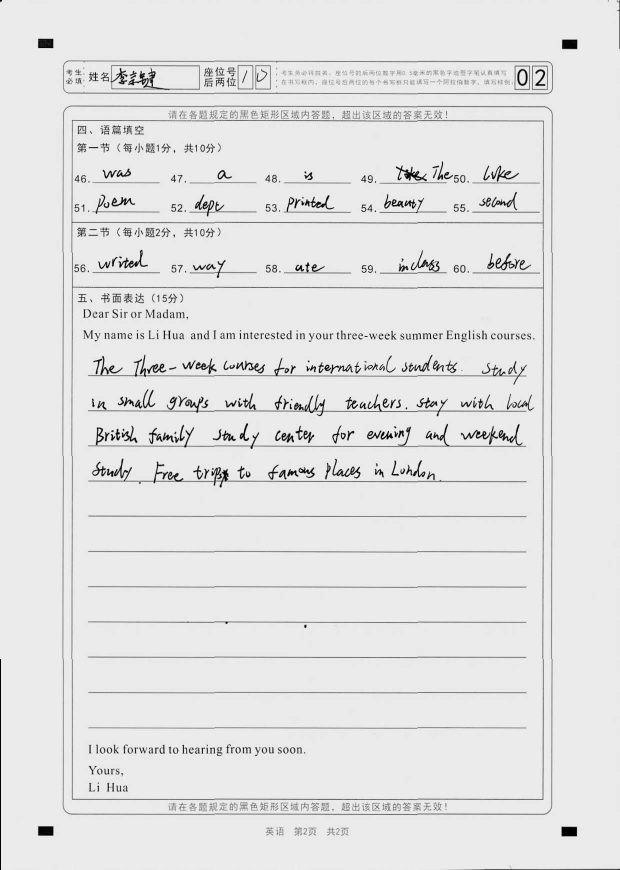
#> input picture testPaper/911156C_22104652_02B.jpg, 1240 x 1739 px (shown at 1/2 size); its folder holds only this picture in this run
$ python -i processor.py   (imports and definitions only)
#> lines starting #> are read from the running program, lines starting #| are printed output that depends on the picture
#> further down, picture is the input picture: shape (1739, 1240, 3); min 0, max 255, mean 227
"""
答题卡核心处理模块 - 支持模板差分法OMR识别
"""
import cv2
import numpy as np
import json
import os
from pathlib import Path
from pyzbar.pyzbar import decode
from typing import Dict, List, Tuple, Optional
import pandas as pd

class CardProcessor:
    def __init__(self, template_path: str = "templates/english.json", blank_ref_path: str = None):
#> called with template_path = 'templates/english.json'
        with open(template_path, "r", encoding="utf-8") as f:
#> (reads omr_demo/templates/english.json from the repository)
            self.template = json.load(f)
        self.ref_w = self.template["image_size"]["w"]
        self.ref_h = self.template["image_size"]["h"]

        # 空白模板参考（用于差分法）
        self.blank_refs = {}
        if blank_ref_path and os.path.exists(blank_ref_path):
            self.blank_refs["A"] = cv2.imread(blank_ref_path, cv2.IMREAD_GRAYSCALE)

    # [6 lines left out: function set_blank_ref, not called in this run]

    def preprocess(self, img: np.ndarray) -> Tuple[np.ndarray, np.ndarray]:
        """图像预处理：灰度化、二值化"""
        gray = cv2.cvtColor(img, cv2.COLOR_BGR2GRAY) if len(img.shape)==3 else img
        _, binary_inv = cv2.threshold(gray, 180, 255, cv2.THRESH_BINARY_INV)
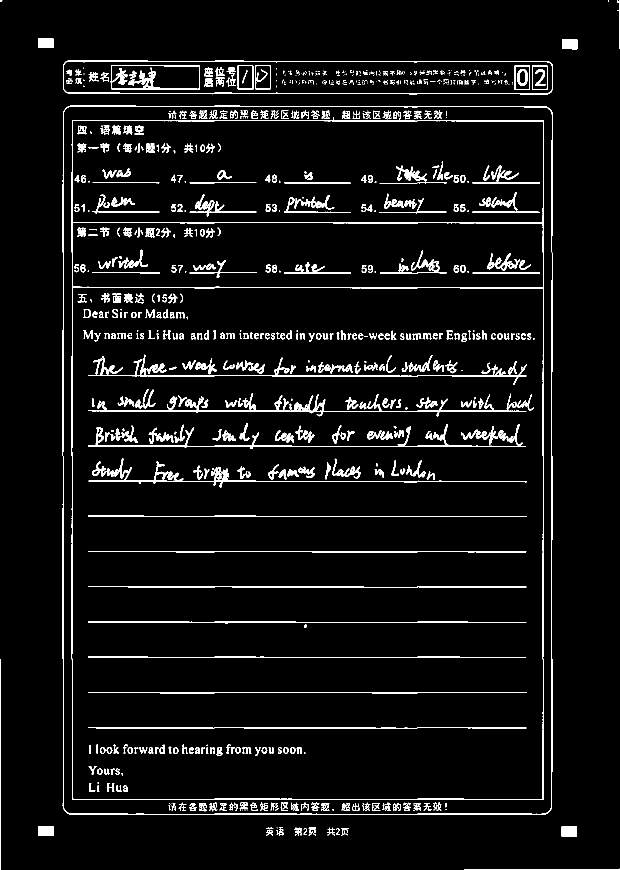
#> binary_inv: shape (1739, 1240) (shown at 1/2 size); 5.2% white in thin lines or dots
        return gray, binary_inv

    def scale_coords(self, x: int, y: int, img_w: int, img_h: int) -> Tuple[int, int]:
        """将参考坐标缩放到当前图片尺寸"""
        sx = int(x * img_w / self.ref_w)
        sy = int(y * img_h / self.ref_h)
        return sx, sy

    # [13 lines left out: function detect_barcode, not called in this run]

    def recognize_choices(self, img: np.ndarray, page="A", threshold=0.15, debug=False) -> Dict:
        """
        OMR识别选择题
        如果有空白模板，使用差分法；否则使用固定阈值法
        threshold: 差分比例阈值
        """
        gray, binary_inv = self.preprocess(img)
        h, w = img.shape[:2]
#> h = 1739; w = 1240
        bubbles = self.template["pages"][page].get("bubbles", [])

        # 获取空白模板（同尺寸）
        blank_gray = self.blank_refs.get(page)
        if blank_gray is not None:
            blank_gray = cv2.resize(blank_gray, (w, h))
            _, blank_inv = cv2.threshold(blank_gray, 180, 255, cv2.THRESH_BINARY_INV)
        else:
            blank_inv = None

        results = {}
        for b in bubbles:
            q = b["q"]
            opt = b["opt"]
            bx, by = self.scale_coords(b["x"], b["y"], w, h)
            bw = max(8, int(b["w"] * w / self.ref_w))
            bh = max(8, int(b["h"] * h / self.ref_h))

            # 取选项框中心区域
            half_w, half_h = bw // 2, bh // 2
            x1 = max(0, bx - half_w)
            y1 = max(0, by - half_h)
            x2 = min(w, bx + half_w)
            y2 = min(h, by + half_h)

            roi = binary_inv[y1:y2, x1:x2]
            if roi.size == 0:
                continue

            if blank_inv is not None:
                # 差分法：答题卡 - 空白模板，差异大的地方是填涂
                blank_roi = blank_inv[y1:y2, x1:x2]
                diff = cv2.subtract(roi, blank_roi)
                fill_ratio = np.sum(diff > 50) / roi.size  # 差异显著的像素比例
            else:
                # 固定阈值法：直接计算黑色像素
                fill_ratio = np.sum(roi == 255) / roi.size

            if q not in results:
                results[q] = {"filled": [], "ratios": {}}
            results[q]["ratios"][opt] = round(fill_ratio, 3)
            if fill_ratio > threshold:
                results[q]["filled"].append(opt)
#> this loop made 169 passes
#> fill_ratio on passes 1 to 12: 0.158, 0.317, 0, 0, 0, 0, 0.283, 0.417, 0.25, 0.292, 0.0833, 0.4

        # 整理结果
        final = {}
        for q, data in results.items():
            filled = data["filled"]
            ratios = data["ratios"]
            if len(filled) == 1:
                final[q] = filled[0]
            elif len(filled) == 0:
                final[q] = None
            else:
                best = max(filled, key=lambda x: ratios[x])
                final[q] = best + "(多涂)"
#> this loop made 41 passes
#> q on passes 1 to 12: 1, 2, 3, 4, 5, 16, 17, 18, 19, 20, 31, 32

        if debug:
            return {"answers": final, "debug": results}
        return final

    # [407 lines left out: functions crop_subjective, recognize_choices_in_region, recognize_choices_custom, detect_barcode_in_region, process_pair, crop_by_regions and 1 more, not called in this run]

>>> import cv2
>>> picture = cv2.imread('../../testPaper/911156C_22104652_02B.jpg')
>>> result = CardProcessor().recognize_choices(picture)
